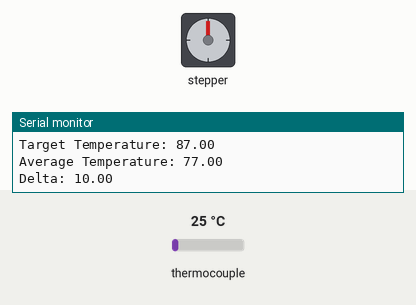
The program below on a simulated Arduino Uno R4 WiFi. On the bench: stepper motor, the last lines printed to the serial monitor. Wiring (inferred from the names in the program): stepper motor driver (200 steps per turn assumed): step D7; direction D6. The test bench sets the inputs (shaded band); at power-on: thermocouple 25 °C. The modem accepts every AT command (registered, SIM ready, sends succeed) and sends nothing else.

Above: at 0.1 s.
At 60.6 s:
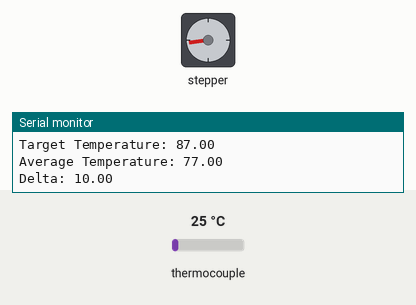
At 121.2 s:
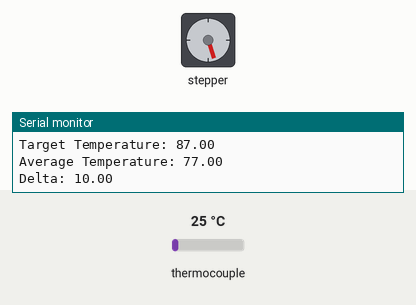
Timing chart, 0 to 122.7 s (numbered marks = the images above):
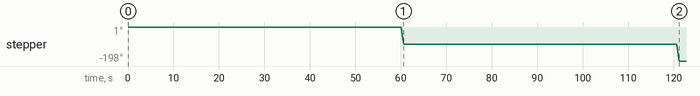

Measured:
- by itself, stepper: turns 99° counter-clockwise in 0.54 s, then 99° counter-clockwise in 0.54 s

The program:

main.cpp
```cpp
#include <Adafruit_MAX31865.h>
#include <SoftwareSerial.h>
#include <vector>
#include <algorithm>
#include <cmath>
#include <string>
using namespace std;

void changeVoltage(bool increase, float changeTarget);
void resetVoltageToZero();
int maintainTemperature();
void sendLoraData(std::vector<float> dataToSend);
void sendSerialCSV(std::vector<float> dataToSend);

#define dirPin 6
#define stepPin 7
#define RREF      430.0
#define RNOMINAL  100.0
#define startingVOLTAGE 102.0

// Use software SPI: CS, DI, DO, CLK
Adafruit_MAX31865 sensor3 = Adafruit_MAX31865(9, 11, 12, 13); // CS pin 10 -- CS pins are what allows Arduino board to identify seperate devices
Adafruit_MAX31865 ambientSensor = Adafruit_MAX31865(5, 11, 12, 13);
Adafruit_MAX31865 sensor2 = Adafruit_MAX31865(4, 11, 12, 13);
Adafruit_MAX31865 sensor1 = Adafruit_MAX31865(3, 11, 12, 13);
Adafruit_MAX31865 sensor4 = Adafruit_MAX31865(2, 11, 12, 13);
SoftwareSerial lora(0,1);

int stepsPerRevolution = 200; // About 10 +- V
int currentVoltage = startingVOLTAGE;
std::vector<float> recentTemperatures;
float target = 0.0;

void setup() {
  Serial.begin(9600);
  lora.begin(9600);
  sensor1.begin(MAX31865_3WIRE);  // set to 2WIRE or 4WIRE as necessary
  ambientSensor.begin(MAX31865_3WIRE);
  sensor2.begin(MAX31865_3WIRE);
  sensor3.begin(MAX31865_3WIRE);
  sensor4.begin(MAX31865_3WIRE);

  pinMode(stepPin, OUTPUT);
  pinMode(dirPin, OUTPUT);
  digitalWrite(dirPin, LOW);
  lora.setTimeout(500);

}

unsigned long lastUpdate = 0;  // Stores last sensor update time
const unsigned long updateInterval = 15000;  // 15 seconds

float ambientTemperature, temp1, temp2, temp3, temp4, average, delta;  // Store sensor values

void loop() {
  unsigned long currentMillis = millis();

  // // Update sensor data every 15 seconds
  // if (currentMillis - lastUpdate >= updateInterval) {
    // lastUpdate = currentMillis;  // Reset timer

    ambientTemperature = ambientSensor.temperature(RNOMINAL, RREF) * 1.8 + 32;
    temp1 = sensor1.temperature(RNOMINAL, RREF) * 1.8 + 32;
    temp2 = sensor2.temperature(RNOMINAL, RREF) * 1.8 + 32;
    temp3 = sensor3.temperature(RNOMINAL, RREF) * 1.8 + 32;
    //temp3 = temp2; // Set sensor 3 to sensor 2 because of testing
    temp4 = sensor4.temperature(RNOMINAL, RREF) * 1.8 + 32;

    Serial.println();
    Serial.println();
    Serial.println("Updated sensor readings:");
    Serial.print("Ambient Temperature: "); Serial.println(ambientTemperature);
    Serial.print("Sensor 1: "); Serial.println(temp1);
    Serial.print("Sensor 2: "); Serial.println(temp2);
    Serial.print("Sensor 3: "); Serial.println(temp3);
    Serial.print("Sensor 4: "); Serial.println(temp4);
    Serial.println("----------------------");

    average = (temp1 + temp2 + temp3 + temp4)/4;
    target = ambientTemperature + 10.0; // Target is 5 degrees above ambient
    delta = target - average;
    float minSensor = min(temp1, min(temp2, min(temp3, temp4)));
    float maxSensor = max(temp1, max(temp2, max(temp3, temp4)));
    recentTemperatures.push_back(average);
    if (recentTemperatures.size() == 5) { // Vector has 5 elements, pop the least recent one
      if (currentMillis - lastUpdate >= 60000) { // Only run maintainTemperature() every minute
        lastUpdate = currentMillis;
        int result = maintainTemperature();
        if (result == 1) {
          Serial.println("Box within 0.5 degree of target.");
        }
        else if (result == 0) {
          Serial.println("Temperature still changing.");
        }
        else {
          Serial.println("Voltaged changed. Monitoring temperature changes.");
        }
      }
      recentTemperatures.erase(recentTemperatures.begin()); // Remove first element
    }
  Serial.print("Current Voltage: "); Serial.println(currentVoltage);
  Serial.print("Sensor Deltas: "); Serial.println(maxSensor-minSensor);
  Serial.print("Target Temperature: "); Serial.println(target);
  Serial.print("Average Temperature: "); Serial.println(average);
  Serial.print("Delta: "); Serial.println(delta);

  std::vector<float> loraData;
  loraData.push_back(average);
  loraData.push_back(ambientTemperature);
  loraData.push_back(target);
  loraData.push_back(currentVoltage);
  loraData.push_back(temp1);
  loraData.push_back(temp2);
  loraData.push_back(temp3);
  loraData.push_back(temp4);
  sendLoraData(loraData);

  delay(10000); // Run every 15s
}


void sendLoraData(std::vector<float> dataToSend) {
  string combinedMessage = "1|";
  for (int i = 0; i < dataToSend.size(); i++) {
    string stringVersion = to_string(dataToSend[i]);
    size_t decimalPos = stringVersion.find('.');
    if (decimalPos != std::string::npos && decimalPos + 3 < stringVersion.length()) { // Truncate if there is a decimal
      stringVersion = stringVersion.substr(0, decimalPos + 3); // Truncate to 2 decimal
    }

    combinedMessage += stringVersion + "|";
  }

  lora.print("AT+SEND=9,"); lora.print(combinedMessage.size());
  lora.print(","); lora.println(combinedMessage.c_str());

}

int maintainTemperature() {
  // Preconditions: recentTemperatures is full
  // First, check if the temperature is constant at the given voltage
  // We'll allow a 0.75 F difference in range as constant
  float minElement = min(recentTemperatures[0], min(recentTemperatures[1], min(recentTemperatures[2], min(recentTemperatures[3], recentTemperatures[4]))));
  float maxElement = max(recentTemperatures[0], max(recentTemperatures[1], max(recentTemperatures[2], max(recentTemperatures[3], recentTemperatures[4]))));
  float range = maxElement - minElement;
  range = sqrt(range * range); //Abs value of range
  Serial.print("Recent Max Average: "); Serial.println(maxElement);
  Serial.print("Recent Min Average: "); Serial.println(minElement);
  Serial.print("Range between 5 most recent temp average: "); Serial.println(range);

  if (range > 0.40 ) return 0; // If above the range, temperature is still moving

  float currentAverage = recentTemperatures.back(); // Get most recent average
  float averageMinusTarget = currentAverage - target;
  Serial.print("Target: "); Serial.println(target);
  Serial.print("Current Average: "); Serial.println(currentAverage);
  Serial.print("Average - Target: "); Serial.println(averageMinusTarget);

  if (averageMinusTarget < 0.5 && averageMinusTarget > -0.5) { // Within 1 degree from target
    return 1;
  }
  else if (averageMinusTarget > 0.5) { // Temp has been constant, and average is still more than 1 degree larger than target
    changeVoltage(false, averageMinusTarget);
    return -1;
  }
  else if (averageMinusTarget < -0.5) { // Temp has been constant, and average is still more than 1 degree less than target
    changeVoltage(true, averageMinusTarget);
    return -1;
  }


  /* Return Codes
  0 -- Temperature not constant enough to warrant change
  1 -- Temperature within target temperature.
  -1 -- Voltage changed. Awaiting temperature change.
  */
}
void resetVoltageToZero() {
  float turnsNeeded = currentVoltage / 10;
  Serial.print("Turns needed to reset to 0: "); Serial.println(turnsNeeded);
  for (int i = 0; i < turnsNeeded; i++) {
    changeVoltage(false, 0);
    delay(5000);
  }
}

// y=0.188321x-0.0266254 -- x is steps per revolution, y is voltage change

void changeVoltage(bool increase, float changeTarget) {
  Serial.println("changeVoltage entered");
  float absChangeTarget = sqrt(changeTarget * changeTarget);
  if (absChangeTarget > 3.0) { // Need to change temperature by larger than 3 degrees
    stepsPerRevolution = 55; // About +-10 V
  }
  else if (absChangeTarget > 2.0) { // Need to change temperature by larger than 2 degrees
    stepsPerRevolution = 35; // About +-5 V
  }
  else if (absChangeTarget > 1) { // Need to change temperature by larger than 1 degree
    stepsPerRevolution = 25; //
  }
  else { // // Need to change temperature by less than 2 degrees
    stepsPerRevolution = 15;
  }
  Serial.print("Steps Per Revolution: "); Serial.println(stepsPerRevolution);
  if (increase) {
    if (currentVoltage >= 115) {
      Serial.println("Current voltage too high. Cannot increase more. Returning");
      return;
    }
    Serial.println("Increasing voltage.");
    digitalWrite(dirPin, LOW);
    currentVoltage += (stepsPerRevolution*0.188321) - 0.0266254;
  }
  else {
    if (currentVoltage <= 10) {
      Serial.println("Current voltage too low. Cannot decrease more. Returning");
      return;
    }
    Serial.println("Decreasing voltage.");
    digitalWrite(dirPin, HIGH);
    currentVoltage -= (stepsPerRevolution*0.188321) - 0.0266254;
  }
  for (int i = 0; i < stepsPerRevolution; i++) {
    // These four lines result in 1 step:
    digitalWrite(stepPin, HIGH);
    delayMicroseconds(5000);
    digitalWrite(stepPin, LOW);
    delayMicroseconds(5000);
  } // Need to determine increase in voltage for each revolution
}
```
